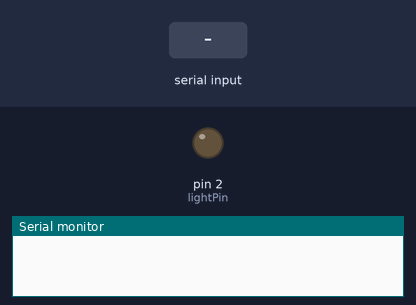
Recording of a sketch running on a simulated Arduino Uno, built with avr-gcc and run on an emulated ATmega328P. On the bench: output pins drawn as LEDs (lit = HIGH), the last lines printed to the serial monitor. The inputs (shaded band) are chosen by the test bench.

Above: at 1.2 s.
1.3 s: "1" received over Serial
At 1.6 s:
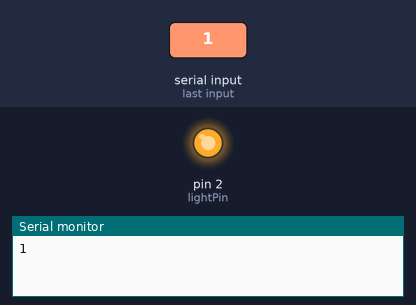
2.8 s: "0" received over Serial
At 4.0 s:
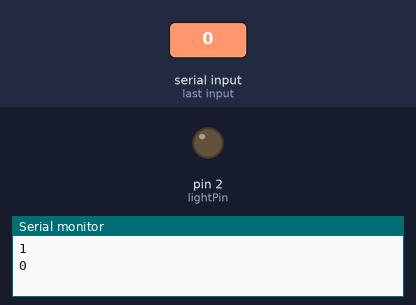
Timing chart, 0 to 5.8 s (numbered marks = the images above; inputs shaded):
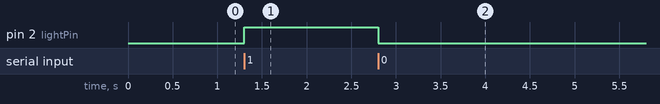

Measured:
- after the input at 1.3 s, pin 2 (lightPin): LOW → HIGH at once
- after the input at 2.8 s, pin 2 (lightPin): HIGH → LOW at once

The sketch:

sketch_UX.ino
```cpp
int lightPin = 2;

void setup() {
  pinMode(lightPin, OUTPUT);
  Serial.begin(9600);
}

void loop() {
  if (Serial.available() > 0) {
    String receivedString = "";
    while (Serial.available() > 0) {
      receivedString += char(Serial.read());
    }
    Serial.println(receivedString);
    if (receivedString == "1") {
      digitalWrite(lightPin, HIGH);
    } else if (receivedString == "0") {
      digitalWrite(lightPin, LOW);
    }
  }
}
```
